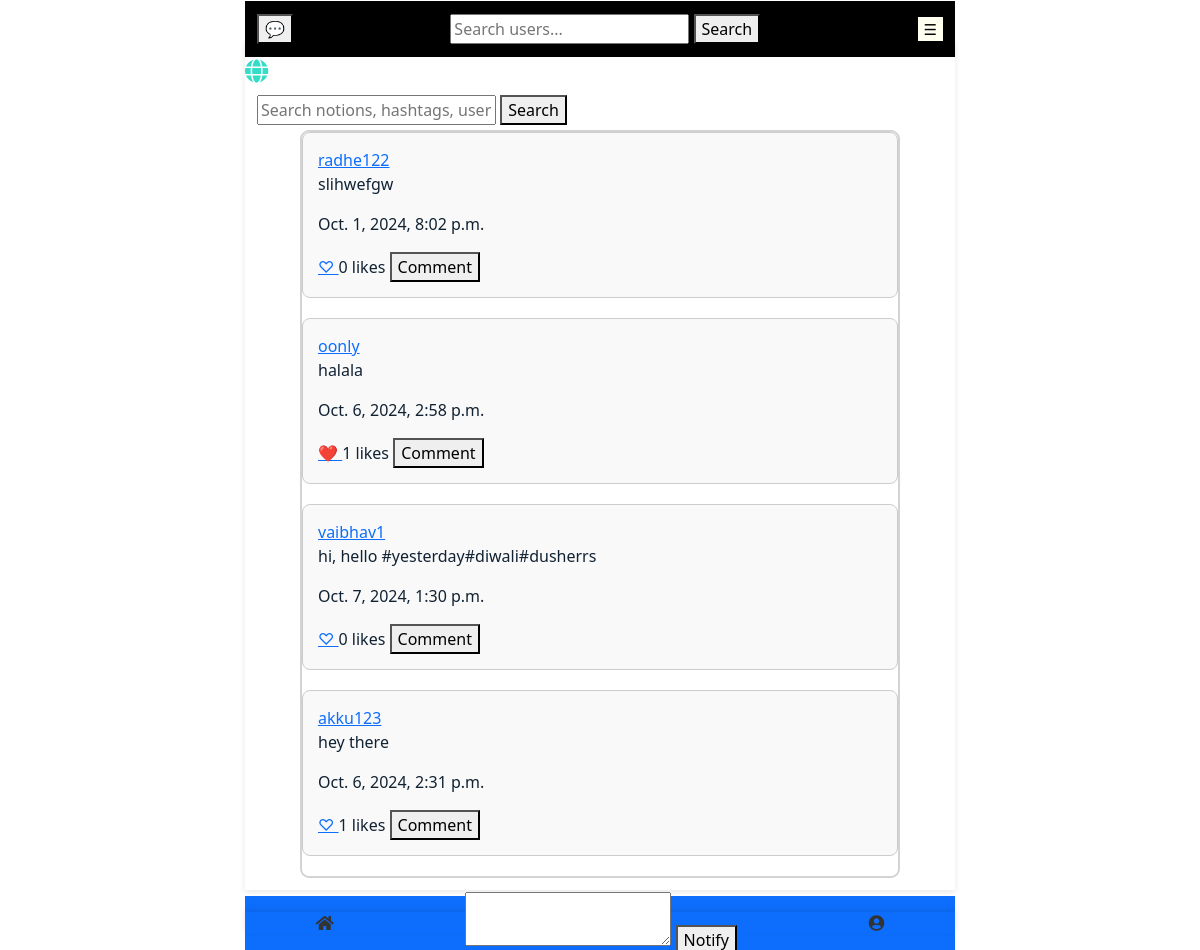
The page /explorer/ (signed in) on the database its author committed.
### notion/models.py (models this page shows, shortened)
class Notion(models.Model):
    user = models.ForeignKey(AuthUser, on_delete=models.CASCADE, related_name='notions')
    content = CompressedTextField()
    created_at = models.DateTimeField(auto_now_add=True)
    hashtags = models.ManyToManyField(Hashtag, related_name='notions', blank=True)
    tagged_users = models.ManyToManyField(AuthUser, related_name='tagged_notions', blank=True)
    likes = models.ManyToManyField(AuthUser, related_name='liked_notions', blank=True)  # Now directly a ManyToManyField for likes
    deletion_date = models.DateTimeField(default=get_deletion_date, db_index=True)  # Use the function instead of lambda

### notion/views.py (the view, shortened to what this page needs)
# urls.py: path('explorer/', views.notion_explorer, name='notion_explorer'),
@login_required
def notion_explorer(request):
    user = request.user
    liked_notions = Notion.objects.filter(likes=user)
    recent_tags = cache.get(f'{user.id}_recent_tags', deque(maxlen=50))
    if not recent_tags:
        recent_tags = deque(maxlen=50)
    for notion in liked_notions:
        for hashtag in notion.hashtags.all():
            if hashtag.name not in recent_tags:
                recent_tags.append(hashtag.name)
    cache.set(f'{user.id}_recent_tags', list(recent_tags), None)
    tagged_notions = Notion.objects.filter(
        hashtags__name__in=recent_tags
    ).distinct().filter(
        ~Q(user__in=BlockedUser.objects.filter(blocked=request.user).values_list('blocker', flat=True)),
        ~Q(user__in=BlockedUser.objects.filter(blocker=request.user).values_list('blocked', flat=True))
    )
    newest_most_liked_notions = Notion.objects.annotate(
        like_count=Count('likes')
    ).filter(
        ~Q(user__in=BlockedUser.objects.filter(blocked=request.user).values_list('blocker', flat=True)),
        ~Q(user__in=BlockedUser.objects.filter(blocker=request.user).values_list('blocked', flat=True))
    ).order_by('-created_at', '-like_count')[:50]
    tagged_notions_list = list(tagged_notions)
    newest_most_liked_notions_list = list(newest_most_liked_notions)
    tagged_notions_ids = {notion.id for notion in tagged_notions_list}
    combined_notions_list = tagged_notions_list + [notion for notion in newest_most_liked_notions_list if notion.id not in tagged_notions_ids]
    random.shuffle(tagged_notions_list)
    rest_notions_list = [notion for notion in combined_notions_list if notion.id not in tagged_notions_ids]
    random.shuffle(rest_notions_list)
    final_notions_list = tagged_notions_list + rest_notions_list
    query = request.GET.get('q')
    context = {
        'notions': final_notions_list[:50],  # Display up to 50 notions
    }
    return render(request, 'notion_explorer.html', context)

### notion/fields.py (called while the page is built)
    def from_db_value(self, value, expression, connection):
        if value is None:
            return value
        if isinstance(value, str):
            value = value.encode('latin1')
        if value.startswith(self.prefix):
            value = value[len(self.prefix):]
            try:
                return zlib.decompress(value).decode('utf-8')
            except zlib.error:
                pass  # handle decompression error gracefully
        return value.decode('utf-8')

### templates/notions/notion_explorer.html (shortened to what this page needs)
{% extends 'landing_page.html' %}
{% load static %}
{% block main_content %}
<button id="globe-button" onclick="location.href='{% url 'notion:notion_home' notion_id=request.user.id %}'">
    <i class="fas fa-globe"></i>
</button>
<form method="GET" action="{% url 'notion:notion_explorer' %}">
    <input type="text" name="q" placeholder="Search notions, hashtags, users">
    <button type="submit">Search</button>
</form>
<div class="notions-container">
  {% if notions %}
    {% for notion in notions %}
      <div class="notion-item">
        <a href="{% url 'user_profile:profile' user_id=notion.user.id %}">{{ notion.user.username }}</a><br>
        <p>{{ notion.content|safe }}</p>
        <p>{{ notion.created_at }}</p>
        <a href="{% url 'notion:like_notion' notion.id %}"
           class="like-link {% if request.user in notion.likes.all %}liked{% endif %}"
           data-url="{% url 'notion:like_notion' notion.id %}"
           data-csrf-token="{{ csrf_token }}">
          {% if request.user in notion.likes.all %}
              ❤️
          {% else %}
              ♡
          {% endif %}
        </a>
        <span class="like-count">{{ notion.likes.count }}</span> likes
        <button onclick="location.href='{% url 'notion:notion_detail' notion.id %}'">Comment</button>
      </div>
    {% endfor %}
  {% else %}
    <p>No notions to display.</p>
  {% endif %}
</div>
{% endblock %}
{% block footer %}
<footer class="bg-primary text-white py-3">
  <div class="bottom-strip d-flex justify-content-around">
    <div class="home">
      <a href="{% url 'only_card:landing_page' %}">
        <i class="fas fa-home"></i>
      </a>
    </div>
    <div class="my-notion">
      {% block new_notion %}
      <form action="{% url 'notion:post_notion' %}" method="post" enctype="multipart/form-data">
        <textarea name="content" required></textarea>
        <button type="submit">Notify</button>
      </form>
      {% endblock %}
    </div>
    <div class="profile">
      <a href="{% url 'user_profile:profile' user_id=request.user.id %}" class="profile-button">
        <i class="fas fa-user-circle"></i>
      </a>
    </div>
  </div>
</footer>
{% endblock %}

### templates/notions/notion_explorer.html (style rules this page uses)
.notions-container { max-width: 600px; margin: 0 auto; padding: 0rem; border: 2px solid lightgray; border-radius: 9px; color: #123; }
.notion-item { margin-bottom: 20px; padding: 15px; border: 1px solid #ccc; border-radius: 8px; background-color: #f9f9f9; }

### rows shown on the page
Notion: user.username "radhe122", content "slihwefgw", created_at "Oct. 1, 2024, 8:02 p.m.", likes.count "0"
Notion: user.username "oonly", content "halala", created_at "Oct. 6, 2024, 2:58 p.m.", likes.count "1"
Notion: user.username "vaibhav1", content "hi, hello #yesterday#diwali#dusherrs", created_at "Oct. 7, 2024, 1:30 p.m.", likes.count "0"
Notion: user.username "akku123", content "hey there", created_at "Oct. 6, 2024, 2:31 p.m.", likes.count "1"
